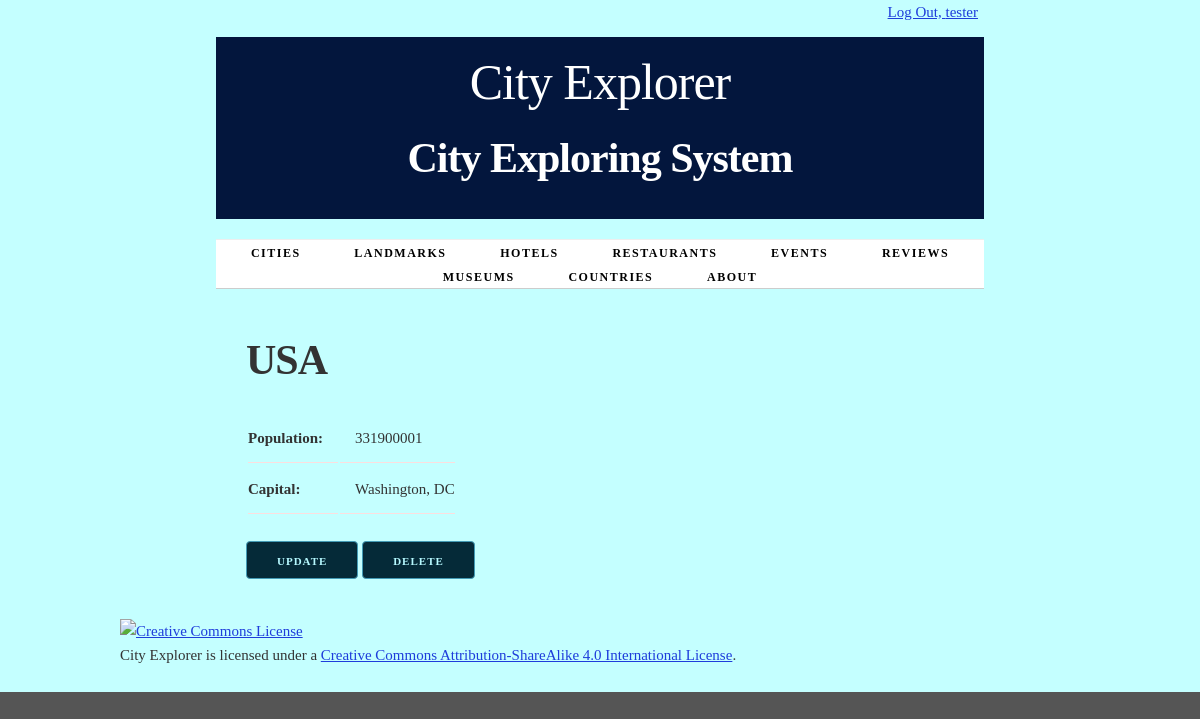
The app's page /country/1/ (signed in) with its own data.
### cities/models.py (models this page shows, shortened)
class Country(models.Model):
    name = models.CharField(max_length=100)
    population = models.IntegerField()
    capital = models.CharField(max_length=100)
    class Meta:
        verbose_name_plural = "countries"

### cities/views.py (the view)
class CountryDetail(LoginRequiredMixin, PermissionRequiredMixin, View):
    permission_required = 'cities.view_country'
    permission_required = 'cities.add_country'
    permission_required = 'cities.change_country'
    permission_required = 'cities.delete_country'
    def get(self, request, country_id):
        country = get_object_or_404(Country, pk=country_id)
        return render(request, 'cities/country_detail.html', {'country': country})

### cities/templates/cities/country_detail.html (shortened to what this page needs)
{% extends 'cities/base.html' %}
{% block content %}
    <h2>{{ country.name }}</h2>
    <section>
        <table>
            <tr>
                <th>Population:</th>
                <td>{{ country.population }}</td>
            </tr>
            <tr>
                <th>Capital:</th>
                <td>{{ country.capital }}</td>
            </tr>
        </table>
    </section>
    <section>
    {%  if perms.cities.change_country %}
        <a href="{% url 'update-country' country.id %}"class="button button-primary">Update</a>
    {% endif %}
    {%  if perms.cities.delete_country %}
        <a href="{% url 'delete-country' country.id %}"class="button button-primary">Delete</a>
    {% endif %}
    </section>
{% endblock %}

### cities/templates/cities/base.html (shortened to what this page needs)
{% load static %}
<!DOCTYPE html>
<html lang="en">
<head>
    <link rel="stylesheet" type="text/css" href="{% static 'cities/normalize.css' %}">
    <link rel="stylesheet" type="text/css" href="{% static 'cities/skeleton.css' %}">
    <link rel="stylesheet" type="text/css" href="{% static 'cities/style.css' %}">
</head>
<div class="container">
    <div class="status row">
        <div class="offset-by-eight four columns">
            <ul class="inline">
                {% if user.is_authenticated %}
                    <li><a href="{% url 'logout_urlpattern' %}">
                        Log Out, {{ user.get_username }}</a></li>
                {% else %}
                    <li><a href="{% url 'login_urlpattern' %}">
                        Log In</a></li>
                {% endif %}
            </ul>
        </div>
    </div>
<body>
    <div class="container">
        <header class="row">
            <div class="offset-by-one ten columns">
                <h1>City Explorer</h1>
                <h2>City Exploring System</h2>
            </div>
        </header>
        <nav>
            <ul>
                {% if perms.cities.view_city %}
                <li>
                    <a href="{% url 'cities_city_list_urlpattern' %}">
                        Cities</a></li>
                {% endif %}
                {% if perms.cities.view_landmark %}
                <li>
                    <a href="{% url 'cities_landmark_list_urlpattern' %}">
                        Landmarks</a></li>
                 {% endif %}
                {% if perms.cities.view_hotel %}
                <li>
                    <a href="{% url 'cities_hotel_list_urlpattern' %}">
                        Hotels</a></li>
                {% endif %}
                {% if perms.cities.view_restaurant %}
                <li>
                    <a href="{% url 'cities_restaurant_list_urlpattern' %}">
                        Restaurants</a></li>
                {% endif %}
                {% if perms.cities.view_event %}
                <li>
                    <a href="{% url 'cities_event_list_urlpattern' %}">
                        Events</a></li>
                {% endif %}
                {% if perms.cities.view_review %}
                <li>
                    <a href="{% url 'cities_review_list_urlpattern' %}">
                        Reviews</a></li>
                {% endif %}
                {% if perms.cities.view_museum %}
                <li>
                    <a href="{% url 'cities_museum_list_urlpattern' %}">
                        Museums</a></li>
                {% endif %}
                {% if perms.cities.view_country %}
                <li>
                    <a href="{% url 'cities_country_list_urlpattern' %}">
                        Countries</a></li>
                {% endif %}
                <li>
                     <a href="{% url 'about_urlpattern' %}">
                        About</a>
                </li>
            </ul>
        </nav>
        <main>
            {% block content %}{% endblock %}
        </main>
</div>
</body>
</html>
<footer>
    <p>
        <a rel="license" href="http://creativecommons.org/licenses/by-sa/4.0/">
            <img alt="Creative Commons License" style="border-width:0"
                 src="https://i.creativecommons.org/l/by-sa/4.0/88x31.png"/>
        </a><br/>
        <span xmlns:dct="http://purl.org/dc/terms/" property="dct:title">City Explorer</span>
        is licensed under a
        <a rel="license" href="http://creativecommons.org/licenses/by-sa/4.0/">Creative Commons Attribution-ShareAlike
            4.0 International License</a>.
    </p>
</footer>
</body>
</html>

### cities/static/cities/skeleton.css (style rules this page uses)
.container { position: relative; width: 100%; max-width: 960px; margin: 0 auto; padding: 0 20px; box-sizing: border-box; }
.column, .columns { width: 100%; float: left; box-sizing: border-box; }
@media (min-width: 400px) { .container { width: 85%; padding: 0; } }
@media (min-width: 550px) { .container { width: 80%; } }
@media (min-width: 550px) { .column, .columns { margin-left: 4%; } }
@media (min-width: 550px) { .column:first-child, .columns:first-child { margin-left: 0; } }
@media (min-width: 550px) { .four.columns { width: 30.6666666667%; } }
@media (min-width: 550px) { .ten.columns { width: 82.6666666667%; } }
@media (min-width: 550px) { .offset-by-one.column, .offset-by-one.columns { margin-left: 8.66666666667%; } }
@media (min-width: 550px) { .offset-by-eight.column, .offset-by-eight.columns { margin-left: 69.3333333333%; } }
html { font-size: 62.5%; }
body { font-size: 1.5em; line-height: 1.6; font-weight: 400; font-family: "Raleway", "HelveticaNeue", "Helvetica Neue", Helvetica, Arial, sans-serif; color: #222; }
h1, h2, h3, h4, h5, h6 { margin-top: 0; margin-bottom: 2rem; font-weight: 300; }
h1 { font-size: 4.0rem; line-height: 1.2; letter-spacing: -0.1rem; }
h2 { font-size: 3.6rem; line-height: 1.25; letter-spacing: -0.1rem; }
@media (min-width: 550px) { h1 { font-size: 5.0rem; } }
@media (min-width: 550px) { h2 { font-size: 4.2rem; } }
p { margin-top: 0; }
a { color: #1e3ddb; }
.button, button, input[type="submit"], input[type="reset"], input[type="button"] { display: inline-block; height: 38px; padding: 0 30px; color: #555; text-align: center; font-size: 11px; font-weight: 600; line-height: 38px; letter-spacing: 0.1rem; text-transform: uppercase; text-decoration: none; white-space: nowrap; background-color: transparent; border-radius: 4px; border: 1px solid #bbb; cursor: pointer; box-sizing: border-box; }
.button.button-primary, button.button-primary, input[type="submit"].button-primary, input[type="reset"].button-primary, input[type="button"].button-primary { color: #b6f9ff; background-color: #052a38; border-color: #439bb6; }
ul { list-style: circle inside; }
ol, ul { padding-left: 0; margin-top: 0; }
li { margin-bottom: 1rem; }
th, td { padding: 12px 15px; text-align: left; border-bottom: 1px solid #fcdede; }
th:first-child, td:first-child { padding-left: 0; }
th:last-child, td:last-child { padding-right: 0; }
button, .button { margin-bottom: 1rem; }
pre, blockquote, dl, figure, table, p, ul, ol, form { margin-bottom: 2.5rem; }
.container:after, .row:after, .u-cf { content: ""; display: table; clear: both; }

### cities/static/cities/style.css (style rules this page uses)
html { height: 100%; background-color: #555; }
body { background-color: white; }
header h1 { display: inline-block; font-weight: normal; font-style: normal; width: 100%; margin-top: 0; padding-top: 0; }
nav { border-top: 1px solid #eee; width: 100%; border-bottom: 1px solid #eee; margin: 0 0 1em; padding: 0; }
nav ul { margin: 0; padding: 1em 0; list-style-type: none; text-align: center; }
nav ul li { display: inline; padding: 0; margin: 0 0.25em; font-weight: 600; text-transform: uppercase; text-align: center; font-size: 1rem; letter-spacing: .10rem; }
@media (min-width: 400px) { nav ul li { letter-spacing: .15rem; font-size: 1.2rem; margin: 0 0.5em; } }
@media (min-width: 550px) { nav ul li { margin: 0 0.75em; } }
nav ul li a { color: #555; text-decoration: none; background-color: transparent; cursor: pointer; }
.inline { list-style-type: none; padding: 0; margin: 0 0 -0.5em; }
.inline li { display: inline; }

### cities/templates/cities/base.html (style rules this page uses)
body { font-family: Baskerville, serif; line-height: 1.6; color: #333; background-color: #c4ffff; }
h1, h2, h3 { font-weight: 600; }
header { background-color: #03163d; padding: 1em 0; text-align: center; color: white; }
nav { background-color: #ffffff; border-bottom: 1px solid #ccc; }
nav ul { list-style-type: none; margin: 0; padding: 0; text-align: center; }
nav ul li { display: inline-block; margin: 0 10px; }
nav ul li a { color: #000000; text-decoration: none; padding: 10px 15px; border-radius: 4px; transition: background-color 0.3s ease; }
main { padding: 2em; }
.row { margin-bottom: 20px; }
.four.columns { text-align: center; }

### records on screen
Country: name "USA", population "331900001", capital "Washington, DC"

### other values on screen
{{ user.get_username }} "tester"
